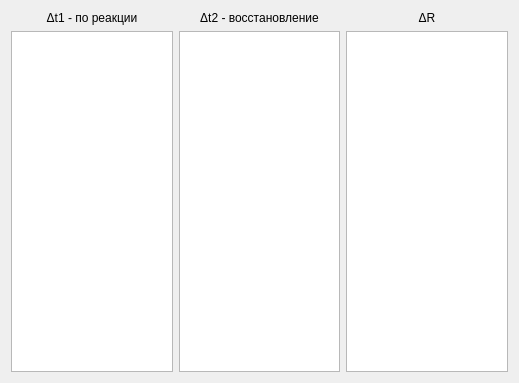
<?xml version="1.0" encoding="UTF-8"?>
<ui version="4.0">
 <class>delta</class>
 <widget class="QWidget" name="delta">
  <property name="geometry">
   <rect>
    <x>0</x>
    <y>0</y>
    <width>519</width>
    <height>383</height>
   </rect>
  </property>
  <property name="windowTitle">
   <string>Form</string>
  </property>
  <layout class="QGridLayout" name="gridLayout">
   <item row="1" column="0">
    <widget class="QListWidget" name="list1"/>
   </item>
   <item row="1" column="1">
    <widget class="QListWidget" name="list2"/>
   </item>
   <item row="1" column="2">
    <widget class="QListWidget" name="list3"/>
   </item>
   <item row="0" column="0">
    <widget class="QLabel" name="label">
     <property name="text">
      <string>Δt1 - по реакции</string>
     </property>
     <property name="alignment">
      <set>Qt::AlignCenter</set>
     </property>
    </widget>
   </item>
   <item row="0" column="1">
    <widget class="QLabel" name="label_2">
     <property name="text">
      <string>Δt2 - восстановление</string>
     </property>
     <property name="alignment">
      <set>Qt::AlignCenter</set>
     </property>
    </widget>
   </item>
   <item row="0" column="2">
    <widget class="QLabel" name="label_3">
     <property name="text">
      <string>ΔR</string>
     </property>
     <property name="alignment">
      <set>Qt::AlignCenter</set>
     </property>
    </widget>
   </item>
  </layout>
 </widget>
 <resources/>
 <connections/>
</ui>
